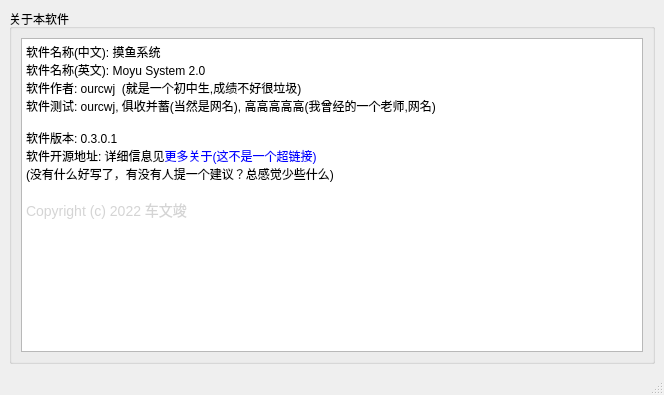
<?xml version="1.0" encoding="UTF-8"?>
<ui version="4.0">
 <class>MainWindow</class>
 <widget class="QMainWindow" name="MainWindow">
  <property name="geometry">
   <rect>
    <x>0</x>
    <y>0</y>
    <width>664</width>
    <height>395</height>
   </rect>
  </property>
  <property name="windowTitle">
   <string>关于软件</string>
  </property>
  <widget class="QWidget" name="centralwidget">
   <layout class="QGridLayout" name="gridLayout">
    <item row="0" column="0">
     <widget class="QGroupBox" name="groupBox">
      <property name="title">
       <string>关于本软件</string>
      </property>
      <layout class="QGridLayout" name="gridLayout_2">
       <item row="0" column="0">
        <widget class="QTextEdit" name="textEdit">
         <property name="enabled">
          <bool>true</bool>
         </property>
         <property name="undoRedoEnabled">
          <bool>false</bool>
         </property>
         <property name="readOnly">
          <bool>true</bool>
         </property>
         <property name="html">
          <string>&lt;!DOCTYPE HTML PUBLIC &quot;-//W3C//DTD HTML 4.0//EN&quot; &quot;http://www.w3.org/TR/REC-html40/strict.dtd&quot;&gt;
&lt;html&gt;&lt;head&gt;&lt;meta name=&quot;qrichtext&quot; content=&quot;1&quot; /&gt;&lt;meta charset=&quot;utf-8&quot; /&gt;&lt;style type=&quot;text/css&quot;&gt;
p, li { white-space: pre-wrap; }
hr { height: 1px; border-width: 0; }
&lt;/style&gt;&lt;/head&gt;&lt;body style=&quot; font-family:'Microsoft YaHei UI'; font-size:9pt; font-weight:400; font-style:normal;&quot;&gt;
&lt;p style=&quot; margin-top:0px; margin-bottom:0px; margin-left:0px; margin-right:0px; -qt-block-indent:0; text-indent:0px;&quot;&gt;软件名称(中文): 摸鱼系统&lt;/p&gt;
&lt;p style=&quot; margin-top:0px; margin-bottom:0px; margin-left:0px; margin-right:0px; -qt-block-indent:0; text-indent:0px;&quot;&gt;软件名称(英文): Moyu System 2.0&lt;/p&gt;
&lt;p style=&quot; margin-top:0px; margin-bottom:0px; margin-left:0px; margin-right:0px; -qt-block-indent:0; text-indent:0px;&quot;&gt;软件作者: ourcwj  (就是一个初中生,成绩不好很垃圾)&lt;/p&gt;
&lt;p style=&quot; margin-top:0px; margin-bottom:0px; margin-left:0px; margin-right:0px; -qt-block-indent:0; text-indent:0px;&quot;&gt;软件测试: ourcwj, 俱收并蓄(当然是网名), 高高高高高(我曾经的一个老师,网名)&lt;/p&gt;
&lt;p style=&quot;-qt-paragraph-type:empty; margin-top:0px; margin-bottom:0px; margin-left:0px; margin-right:0px; -qt-block-indent:0; text-indent:0px;&quot;&gt;&lt;br /&gt;&lt;/p&gt;
&lt;p style=&quot; margin-top:0px; margin-bottom:0px; margin-left:0px; margin-right:0px; -qt-block-indent:0; text-indent:0px;&quot;&gt;软件版本: 0.3.0.1&lt;/p&gt;
&lt;p style=&quot; margin-top:0px; margin-bottom:0px; margin-left:0px; margin-right:0px; -qt-block-indent:0; text-indent:0px;&quot;&gt;&lt;span style=&quot; font-family:'Consolas','Courier New','monospace'; color:#000000;&quot;&gt;软件开源地址: 详细信息见&lt;/span&gt;&lt;span style=&quot; font-family:'Consolas','Courier New','monospace'; color:#0000ff;&quot;&gt;更多关于(这不是一个超链接)&lt;/span&gt;&lt;/p&gt;
&lt;p style=&quot; margin-top:0px; margin-bottom:0px; margin-left:0px; margin-right:0px; -qt-block-indent:0; text-indent:0px;&quot;&gt;(没有什么好写了，有没有人提一个建议？总感觉少些什么)&lt;/p&gt;
&lt;p style=&quot;-qt-paragraph-type:empty; margin-top:0px; margin-bottom:0px; margin-left:0px; margin-right:0px; -qt-block-indent:0; text-indent:0px; font-family:'Consolas','Courier New','monospace'; font-size:14px; color:#d4d4d4;&quot;&gt;&lt;br /&gt;&lt;/p&gt;
&lt;p style=&quot; margin-top:0px; margin-bottom:0px; margin-left:0px; margin-right:0px; -qt-block-indent:0; text-indent:0px;&quot;&gt;&lt;span style=&quot; font-family:'Consolas','Courier New','monospace'; font-size:14px; color:#d4d4d4;&quot;&gt;Copyright (c) 2022 车文竣&lt;/span&gt;&lt;/p&gt;&lt;/body&gt;&lt;/html&gt;</string>
         </property>
         <property name="overwriteMode">
          <bool>true</bool>
         </property>
         <property name="acceptRichText">
          <bool>false</bool>
         </property>
        </widget>
       </item>
      </layout>
     </widget>
    </item>
   </layout>
  </widget>
  <widget class="QMenuBar" name="menubar">
   <property name="geometry">
    <rect>
     <x>0</x>
     <y>0</y>
     <width>664</width>
     <height>22</height>
    </rect>
   </property>
  </widget>
  <widget class="QStatusBar" name="statusbar"/>
 </widget>
 <resources/>
 <connections/>
</ui>
